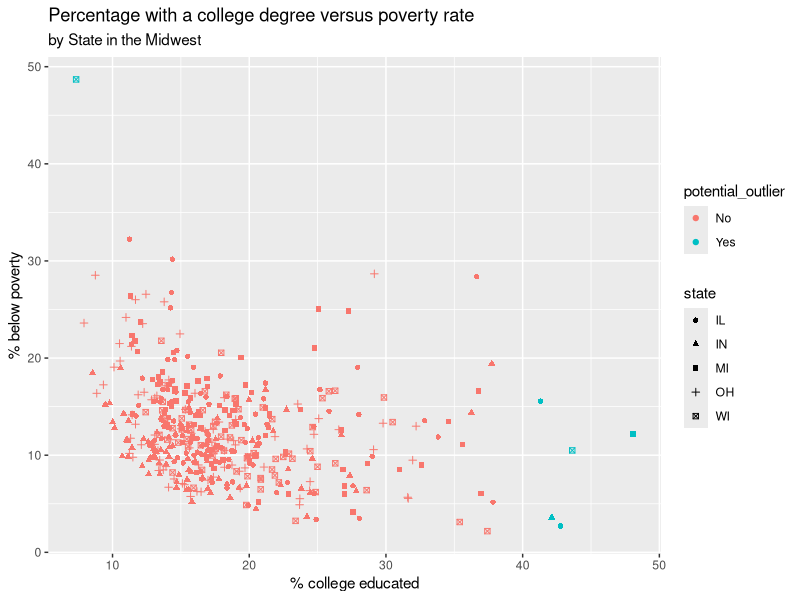

Here is the R script that generated this plot:
## ---- chunk 1
#| eval: true
#| message: false

library(tidyverse)
## ---- chunk 2
?midwest

glimpse(midwest)
## ---- chunk 3
midwest |>
  group_by(state) |>
  summarize(counties = n()) |>
  arrange(desc(counties))
  
## ---- chunk 4
midwest |>
  group_by(county) |>
  summarize(n_states = n()) |>
  filter(n_states == 5)
## ---- chunk 5

midwest |>
  filter(popdensity > 25000) |>
  arrange(desc(popdensity)) |>
  select(county, state, popdensity, poptotal, area)

## ---- chunk 6

midwest |>
  filter(popdensity == max(popdensity)) |>
  select(county, state, popdensity, poptotal, area)
## ---- chunk 7

midwest |>
  summarize(
    typical_density = median(popdensity),
    q1 = quantile(popdensity, 0.25),
    q3 = quantile(popdensity, 0.75)
  )
## ---- chunk 8
midwest <- midwest |>
  mutate(metro = if_else(inmetro == 1, "Yes", "No"))

midwest |>
  group_by(state) |>
  summarize(perc_urban = mean(metro == "Yes"))
## ---- chunk 9
midwest |>
  filter(percbelowpoverty > 40, percollege < 10) |>
  select(county, state, percbelowpoverty, percollege)
## ---- chunk 10
midwest |>
  filter(percollege > 40) |>
  select(county, state, percbelowpoverty, percollege)
## ---- chunk 11
midwest |>
  filter(percbelowpoverty > 40 & percollege < 10 | percollege > 40) |>
  select(county, state, percbelowpoverty, percollege)
## ---- chunk 12
midwest |> 
  mutate(potential_outlier = if_else(
    percbelowpoverty > 40 & percollege < 10 | percollege > 40, "Yes", "No"
  )) |>
  select(county, state, percbelowpoverty, percollege, potential_outlier) |>
  arrange(potential_outlier)
## ---- chunk 13
midwest |> 
  mutate(potential_outlier = if_else(
    percbelowpoverty > 40 & percollege < 10 | percollege > 40, "Yes", "No"
  )) |>
  ggplot(aes(x = percollege, y = percbelowpoverty, colour = potential_outlier, shape = state)) +
  geom_point() +
  labs(
    x = "% college educated",
    y = "% below poverty",
    title = "Percentage with a college degree versus poverty rate",
    subtitle = "by State in the Midwest"
  )
## ---- chunk 14
state_population <- midwest |>
  group_by(state) |>
  summarise(state_totalpop = sum(poptotal)) |>
  arrange(desc(state_totalpop))

state_population
## ---- chunk 15
state_proportions <- state_population |>
  mutate(prop_population = state_totalpop/sum(state_totalpop))|>
  arrange(desc(prop_population))

state_proportions
